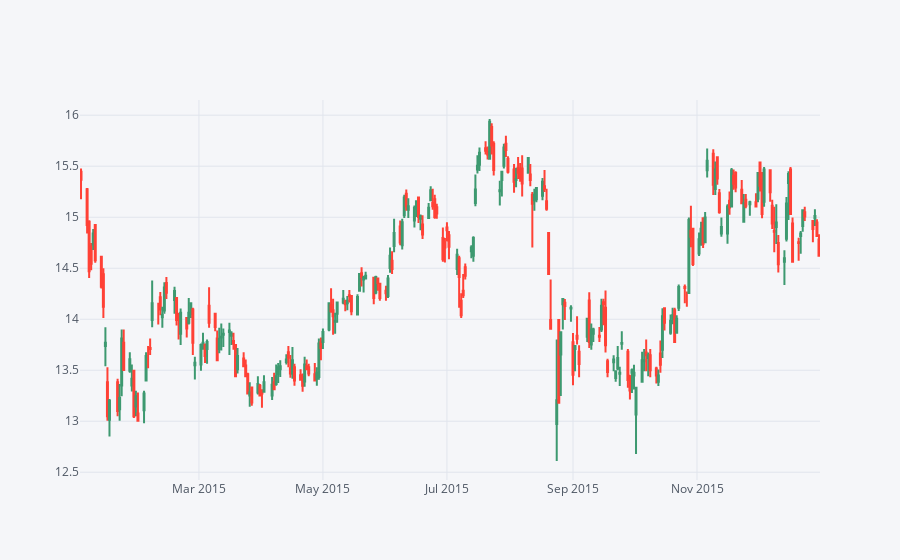

Notebook code cell kept with this figure:
### Markdown cell above
** Use .iplot(kind='candle) to create a candle plot of Bank of America's stock from Jan 1st 2015 to Jan 1st 2016.**

### Code cell
bank_stocks['BAC'].loc['2015-01-01':'2016-01-01'].iplot(kind='candle')
plt.show()

### Figure 1 — Plotly figure (JSON) as saved in the notebook; plotly's stock layout.template omitted (floating-point values rounded to 4 significant figures; data arrays with more than 128 entries replaced by an {"elided": "..."} marker saying what was removed)
{"data": [{"close": {"elided": "252 float values"}, "high": {"elided": "252 float values"}, "low": {"elided": "252 float values"}, "open": {"elided": "252 float values"}, "showlegend": false, "type": "candlestick", "x": {"elided": "252 str values"}, "yaxis": "y2"}], "layout": {"autosize": true, "legend": {"bgcolor": "#F5F6F9", "font": {"color": "#4D5663"}}, "paper_bgcolor": "#F5F6F9", "plot_bgcolor": "#F5F6F9", "title": {"font": {"color": "#4D5663"}}, "xaxis": {"autorange": true, "gridcolor": "#E1E5ED", "range": ["2015-01-01 12:00", "2015-12-31 12:00"], "rangeslider": {"visible": false, "yaxis2": {}}, "showgrid": true, "tickfont": {"color": "#4D5663"}, "title": {"font": {"color": "#4D5663"}, "text": ""}, "type": "date", "zerolinecolor": "#E1E5ED"}, "yaxis": {"gridcolor": "#E1E5ED", "showgrid": true, "showticklabels": false, "tickfont": {"color": "#4D5663"}, "title": {"font": {"color": "#4D5663"}, "text": ""}, "zerolinecolor": "#E1E5ED"}, "yaxis2": {"autorange": true, "gridcolor": "#E1E5ED", "range": [12.42, 16.15], "showgrid": true, "tickfont": {"color": "#4D5663"}, "title": {"font": {"color": "#4D5663"}, "text": ""}, "zerolinecolor": "#E1E5ED"}}}
